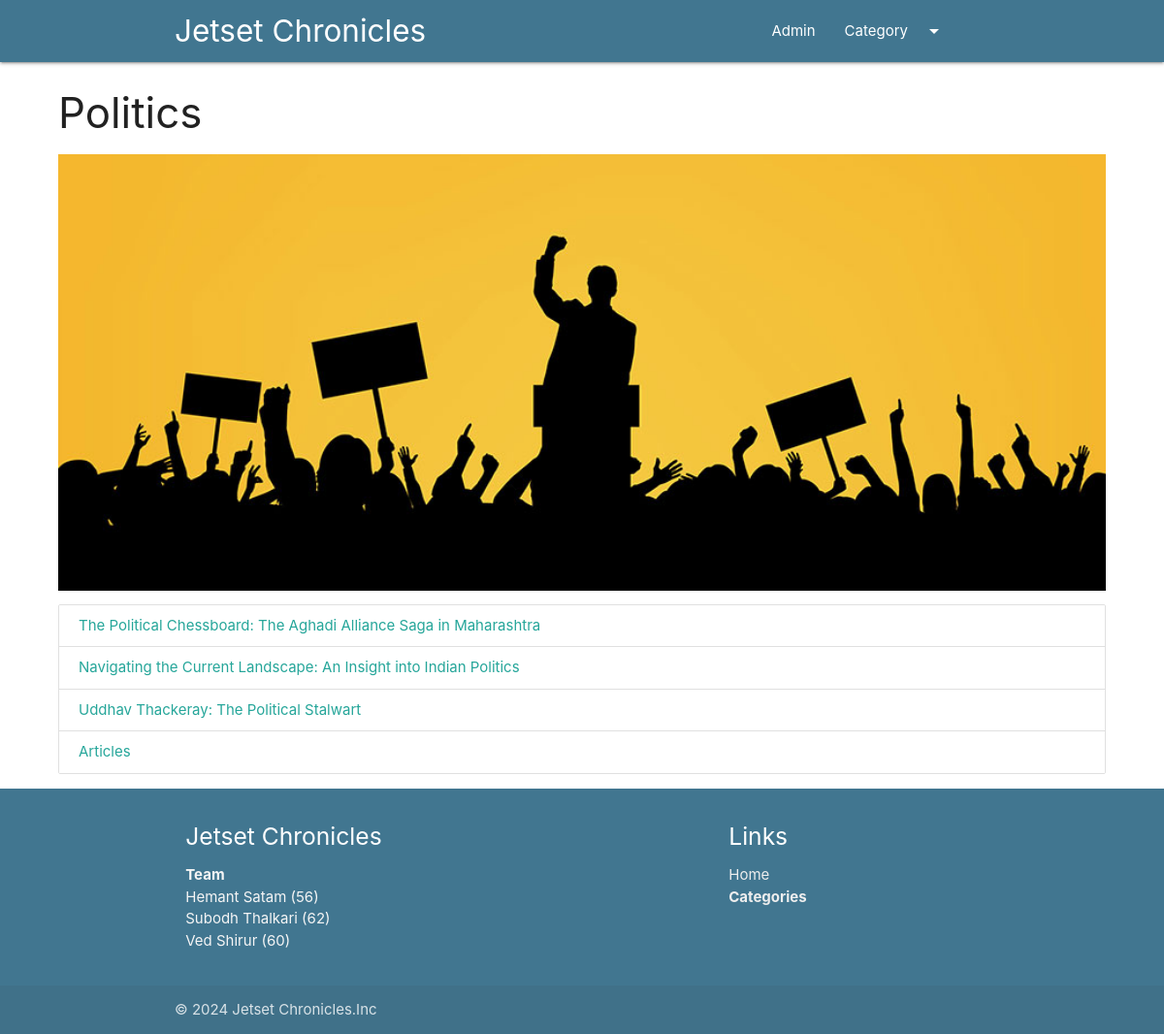
Screenshot of /category/politics with the database file from the repository.
### blog/models.py (models this page shows, shortened)
class Category(models.Model):
    cat_id = models.AutoField(primary_key=True)
    title = models.CharField(max_length=100)
    description = models.TextField()
    url = models.CharField(max_length=100)
    image = models.ImageField(upload_to='category/')
    add_date = models.DateTimeField(auto_now_add=True, null=True)

class Post(models.Model):
    post_id = models.AutoField(primary_key=True)
    title = models.CharField(max_length=200)
    content =  models.TextField()
    url = models.CharField(max_length=100)
    cat = models.ForeignKey(Category, on_delete=models.CASCADE)
    image = models.ImageField(upload_to='post/',default='default_image.jpg')

### blog/views.py (the view)
# urls.py: path('category/<slug:url>',category),
def category(request,url):
    cat= Category.objects.get(url=url)
    posts=Post.objects.filter(cat=cat)
    return render(request,"category.html",{'cat':cat,'posts':posts})

### template/category.html (shortened to what this page needs)
{% extends 'base.html' %}
{%block content%}
<div class="container-custom">
    <h3 >{{cat.title}}</h3>
    <div class="img-container">
        <img src="/media/{{cat.image}}" alt="responsive-img" style="max-height:450px;width:100%;object-fit:cover;">
    </div>
        <div class="collection">
            {%for p in posts%}
        <a href="/blog/{{p.url}}" class="collection-item">{{p.title}}</a>
            {% empty %}
            <h3>No posts in this category</h3>
            {%endfor%}
      </div>
</div>
{% endblock%}

### blog/static/css/style.css (style rules this page uses)
.container-custom { width:90%!important; margin:auto; }

### rows the page displays
Category: title "Politics", image (picture)
Post: title "The Political Chessboard: The Aghadi Alliance Saga in Maharashtra"
Post: title "Navigating the Current Landscape: An Insight into Indian Politics"
Post: title "Uddhav Thackeray: The Political Stalwart"
Post: title "Articles"
